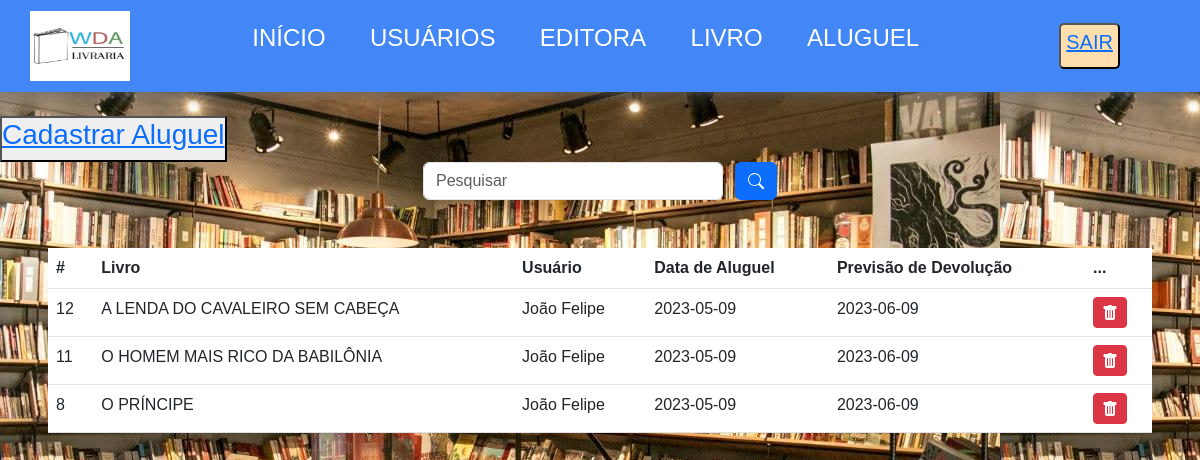
Page /aluguel.php on the committed database.
### tables this page shows
CREATE TABLE `aluguel` (
  `id` int(11) NOT NULL,
  `livro` varchar(45) NOT NULL,
  `usuario` varchar(45) NOT NULL,
  `data_aluguel` date NOT NULL,
  `previsao` date NOT NULL
);

### aluguel.php (the view, shortened to what this page needs)
<?php
include_once("config.php");
$sql = "SELECT * FROM aluguel ORDER BY id DESC";
if(!empty($_GET['search']))
    {
        $data = $_GET['search'];
        $sql = "SELECT * FROM aluguel WHERE id LIKE '%$data%' or livro LIKE '%$data%' or usuario LIKE '%$data%' ORDER BY id DESC";
    }
    else
    {
        $sql = "SELECT * FROM aluguel ORDER BY id DESC";
    }
$result = $conexao->query($sql);
?>
<!DOCTYPE html>
<html>
    <head>
        <link rel="stylesheet" href="style.css">
        <link href="https://cdn.jsdelivr.net/npm/bootstrap@5.3.0-alpha3/dist/css/bootstrap.min.css" rel="stylesheet"
>
    </head>
    <body class="fundo">
        <header>
            <div class="container-logo">
                <div class="logo-imagem">
                    <img src="WDA.png" alt="image" height="70" width="100">
                </div>
            </div>
            <div class="menu">
                <ul>
                    <li><a href="index.php">INÍCIO</a></li>
                    <li><a href="usuarios.php">USUÁRIOS</a></li>
                    <li><a href="editora.php">EDITORA</a></li>
                    <li><a href="livro.php">LIVRO</a></li>
                    <li><a href="aluguel.php">ALUGUEL</a></li>
                </ul>
            </div>
            <button class="saida"><a href="sair.php"><h5>SAIR</h5></a></button>
        </header>
        <br>
        <button><a href="form_aluguel.php"><h3> Cadastrar Aluguel</h3></a></button>
        <div class ="box-search">
            <input type="search" class="form-control w-25" placeholder="Pesquisar" id="pesquisar">
            <button onclick="searchData()" class="btn btn-primary">
            </button>
        </div>
        <div class="m-5">
            <table class="table text-white table-bd">
                <thead>
                    <tr>
                        <th scope="col">#</th>
                        <th scope="col">Livro</th>
                        <th scope="col">Usuário</th>
                        <th scope="col">Data de Aluguel</th>
                        <th scope="col">Previsão de Devolução</th>
                        <th scope="col">...</th>
                    </tr>
                </thead>
                    <tbody>
                        <?php
                            while($user_data = mysqli_fetch_assoc($result))
                            {
                                echo "<tr>";
                                echo "<td>".$user_data['id']."</td>";
                                echo "<td>".$user_data['livro']."</td>";
                                echo "<td>".$user_data['usuario']."</td>";
                                echo "<td>".$user_data['data_aluguel']."</td>";
                                echo "<td>".$user_data['previsao']."</td>";
                                echo "<td>
                                    </a>
                                    <a class='btn btn-sm btn-danger' href='delete_aluguel.php?id=$user_data[id]'>
                                    <svg xmlns='http://www.w3.org/2000/svg' width='16' height='16' fill='currentColor' class='bi bi-trash-fill' viewBox='0 0 16 16'>
                                    <path d='M2.5 1a1 1 0 0 0-1 1v1a1 1 0 0 0 1 1H3v9a2 2 0 0 0 2 2h6a2 2 0 0 0 2-2V4h.5a1 1 0 0 0 1-1V2a1 1 0 0 0-1-1H10a1 1 0 0 0-1-1H7a1 1 0 0 0-1 1H2.5zm3 4a.5.5 0 0 1 .5.5v7a.5.5 0 0 1-1 0v-7a.5.5 0 0 1 .5-.5zM8 5a.5.5 0 0 1 .5.5v7a.5.5 0 0 1-1 0v-7A.5.5 0 0 1 8 5zm3 .5v7a.5.5 0 0 1-1 0v-7a.5.5 0 0 1 1 0z'/>
                                    </svg>
                                    </a>
                                    </td>";
                                echo "</tr>";
                            }
                        ?>
                    </tbody>
            </table>
        </div>
    </body>
</html>

### style.css (style rules this page uses)
* { padding: 0; margin: 0; box-sizing: border-box; }
header { width: 100%; background-color: #4287f5; display: flex; justify-content: space-around; align-items: center; padding: 20px; box-shadow: 0px 0px 1em #666; margin: 0px; }
.container-logo { justify-content: space-around; display: flex; align-items: center; }
.logo-imagem { padding-bottom: 0px; position: absolute; }
.menu li { display: inline-block; margin: 0 10px; }
.menu li a { font-size: 24px; text-decoration: none; color: white; text-transform: uppercase; padding: 10px; border-radius: 10px; }
.saida { background: #FFDEAD; color: #4F4F4F; padding: 5px; border-radius: 5px; cursor: pointer; text-transform: uppercase; }
.fundo { font-family: Arial, Helvetica, sans-serif; background-image: url("livraria.jpg"); }
.table-bd { background-color: rgba(0,0,0,1); border-radius: 15px 15px 0 0; }
.box-search { display: flex; justify-content: center; gap: 1%; }

### rows in the picture
aluguel: id "12", livro "A LENDA DO CAVALEIRO SEM CABEÇA", usuario "João Felipe", data_aluguel "2023-05-09", previsao "2023-06-09"
aluguel: id "11", livro "O HOMEM MAIS RICO DA BABILÔNIA", usuario "João Felipe", data_aluguel "2023-05-09", previsao "2023-06-09"
aluguel: id "8", livro "O PRÍNCIPE", usuario "João Felipe", data_aluguel "2023-05-09", previsao "2023-06-09"
